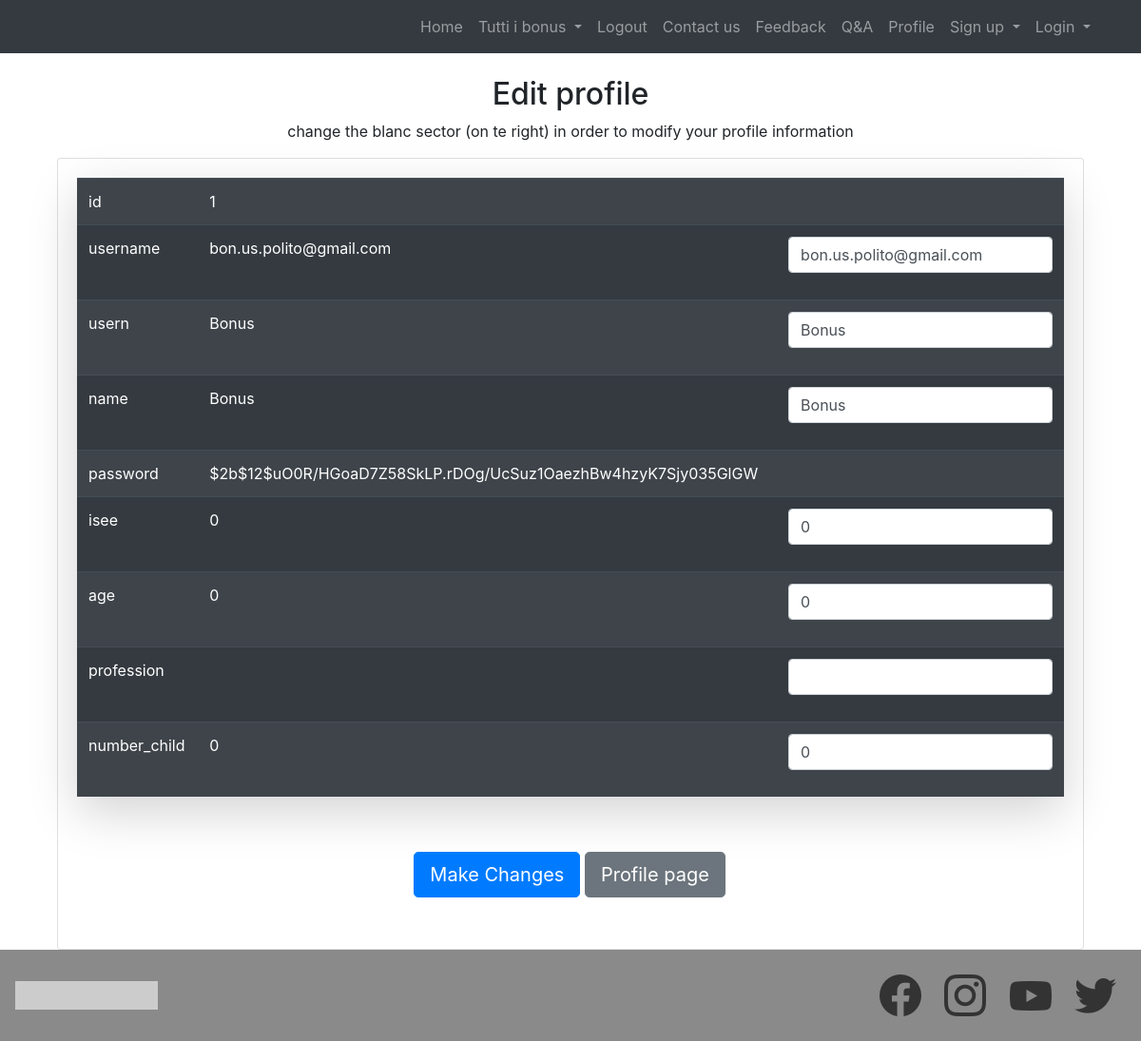
The page /account_details (signed in) on the database its author committed.
### model.py (models this page shows, shortened)
class User(db.Model, UserMixin):
    __tablename__ = 'user'
    id = db.Column(db.Integer, primary_key=True)
    username = db.Column(db.String(50), unique=True, nullable=False)
    usern = db.Column(db.String(50), nullable=False)
    name = db.Column(db.String(50), nullable=False)
    password = db.Column(db.String(200), nullable=False)
    isee = db.Column(db.Integer, nullable=False)
    age = db.Column(db.Integer, nullable=False)
    profession = db.Column(db.String(50), nullable=False)
    number_child = db.Column(db.Integer, nullable=False)
    role_id = db.Column(db.Integer, db.ForeignKey('roles.id'))
    def user_variables(self):
        user_details = {
            'id': ['id', current_user.id],
            'username': ['username', current_user.username],
            'usern': ['usern', current_user.usern],
            'name': ['name', current_user.name],
            'password': ['password', current_user.password],
            'isee': ['isee', current_user.isee],
            'age': ['age', current_user.age],
            'profession': ['profession', current_user.profession],
            'number_child': ['number_child', current_user.number_child]
        }
        return user_details

### app.py (the view, shortened to what this page needs)
@app.route('/account_details', methods=['GET', 'POST'])
@login_required
def account_details():
    if current_user.is_authenticated:
        user_details = current_user.user_variables()
        user = User.query.filter_by(id=current_user.id).first()
    return render_template('account_details.html', user_details=user_details)

### app.py (called while the page is built)
@login_manager.user_loader
def load_user(user_id):
    if session['user']:
        return User.query.get(int(user_id))
    else:
        return Firm.query.get(int(user_id))

### templates/account_details.html (shortened to what this page needs)
{% extends 'layout.html' %}
{% block content %}
<div class="container-sm">
    <div class="home-header">
        <h2 align="center">Edit profile</h2>
        <p align="center">change the blanc sector (on te right) in order to modify your profile information</p>
        <form method="POST">
            <div class="card text-left">
                <div class="card-body">
                    <table class="table table-striped table-dark shadow-lg">
                        {% for key in user_details.keys() %}
                        <tr>
                            <td>{{ key }}</td>
                            <td>{{ user_details[key][1] }}</td>
                            {% if key not in ['id', 'password'] %}
                            <td>
                                <div class="form-group">
                                    <input class="form-control" id="update_field" name="update_{{user_details[key][0]}}"
                                           value = "{{ user_details[key][1] }}">
                                </div>
                            </td>
                            {% else %}
                            <td></td>
                            {% endif %}
                        </tr>
                        {% endfor %}
                    </table>
                </div>
                <div class="container" style="margin-top: 2%; margin-bottom: 5%">
                  <div class="row">
                    <div class="col">
                    </div>
                    <div class="col">
                      <button type="submit" class="btn btn-primary btn-lg">Make Changes</button>
                        </form>
                      <button type="button" class="btn btn-secondary btn-lg" onclick="window.location.href='{{ url_for("dashboard") }}';">Profile page</button>
                    </div>
                    <div class="col">
                    </div>
                  </div>
                </div>
{% endblock %}

### templates/layout.html (shortened to what this page needs)
<!DOCTYPE html>
<html lang="en">
<head>
  <link rel="stylesheet" type="text/css" href="/static/css/footer.css">
  <link href="{{ url_for('static',filename='vendor/bootstrap/css/bootstrap.min.css') }}" rel="stylesheet">
  <link href="{{ url_for('static',filename='css/modern-business.css') }}" rel="stylesheet">
</head>
<body>
{% include 'navigation.html' %}
  <div class="container">
    {% block content %}
    {% endblock content %}
<footer class="social-footer">
  <div class="social-footer-left">
    <a href="#"><img class="logo" src="https://placehold.it/150x30"></a>
  </div>
  <div class="social-footer-icons">
      <a href="#"><img class="logo" src="/static/images/facebook-logo-black.png"></a>
      <a href="#"><img class="logo" src="/static/images/instagram-logo-black.png"></a>
      <a href="#"><img class="logo" src="/static/images/youtube-logo-black.png"></a>
      <a href="#"><img class="logo" src="/static/images/twitter-logo-black.png"></a>
  </div>
</footer>
</body>
</html>

### templates/navigation.html (shortened to what this page needs)
 <nav class="navbar fixed-top navbar-expand-lg navbar-dark bg-dark fixed-top">
    <div class="container">
      <div class="collapse navbar-collapse" id="navbarResponsive">
        <ul class="navbar-nav ml-auto">
            <li class="nav-item">
            <a class="nav-link" href="/index">Home</a>
          </li>
            <li class="nav-item dropdown">
            <a class="nav-link dropdown-toggle" href="#" id="navbarDropdownPortfolio" data-toggle="dropdown" aria-haspopup="true" aria-expanded="false">
              Tutti i bonus
            </a>
          </li>
            {% if current_user.is_authenticated %}
          <li class="nav-item">
            <a class="nav-link" href="/logout">Logout</a>
          </li>
            {% endif %}
          <li class="nav-item">
            <a class="nav-link" href="/contact">Contact us</a>
          </li>
            <li class="nav-item">
            <a class="nav-link" href="/feedback">Feedback</a>
          </li>
            <li class="nav-item">
            <a class="nav-link" href="/question">Q&A</a>
          </li>
            <li class="nav-item">
            <a class="nav-link" href="/dashboard">Profile</a>
          </li>
          <li class="nav-item dropdown">
            <a class="nav-link dropdown-toggle" href="#" id="navbarDropdownPortfolio" data-toggle="dropdown" aria-haspopup="true" aria-expanded="false">
              Sign up
            </a>
          </li>
          <li class="nav-item dropdown">
            <a class="nav-link dropdown-toggle" href="#" id="navbarDropdownBlog" data-toggle="dropdown" aria-haspopup="true" aria-expanded="false">
              Login
            </a>
          </li>
        </ul>
      </div>
    </div>
  </nav>

### static/css/footer.css (style rules this page uses)
.social-footer { padding: 1rem; background: #8a8a8a; display: -webkit-flex; display: -ms-flexbox; display: flex; -webkit-align-items: center; -ms-flex-align: center; align-items: center; -webkit-justify-content: space-between; -ms-flex-pack: justify; justify-content: space-between; }

### static/css/modern-business.css (style rules this page uses)
body { padding-top: 56px; }

### rows shown on the page
User: username "bon.us.polito@gmail.com" "Bonus" "Bonus" "$2b$12$uO0R/HGoaD7Z58SkLP.rDOg/UcSuz1OaezhBw4hzyK7Sjy035GlGW", update_username "bon.us.polito@gmail.com" "Bonus" "Bonus"

### other values the page prints
{{ key }} "id" "username" "usern" "name" "password" "isee" "age" "profession" "number_child"
{{ user_details[key][1] }} "1" "0" "0" "0"
